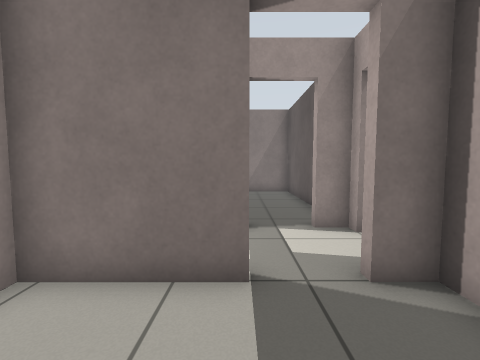
[1] (above)

18 first-person views from a walk through a world built for the Gazebo simulator. The camera is 0.88 m above the floor, tilts 4° down and sees 90° across. The floor is counted in squares, 0.5 m on a side. Each view is taken from the middle of a square. On the plan, view 1 faces up. The plan holds only what a view shows up to about 14 squares ahead; the rest is blank.

[2]
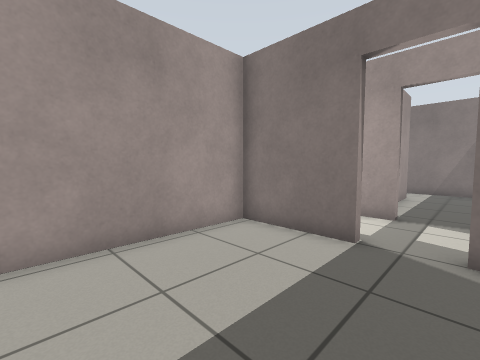

[3]
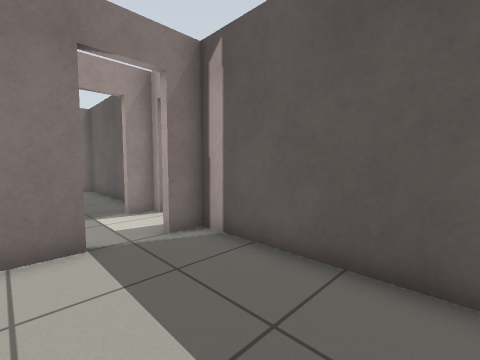

[4]
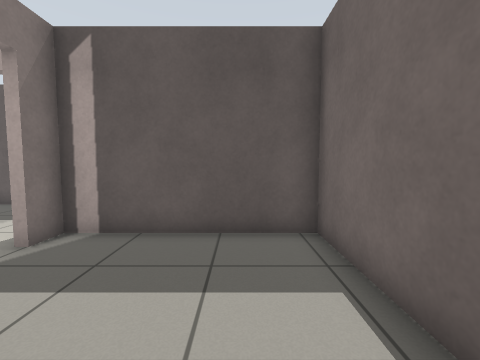

[5]
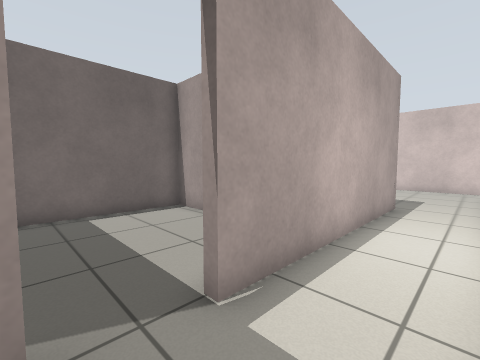

[6]
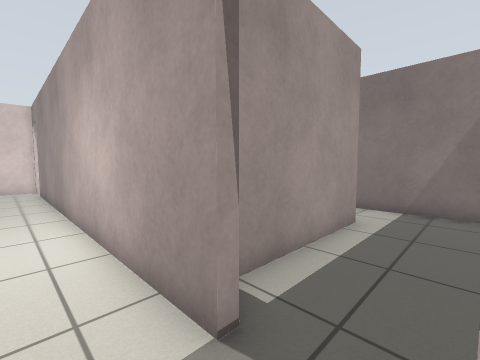

[7]
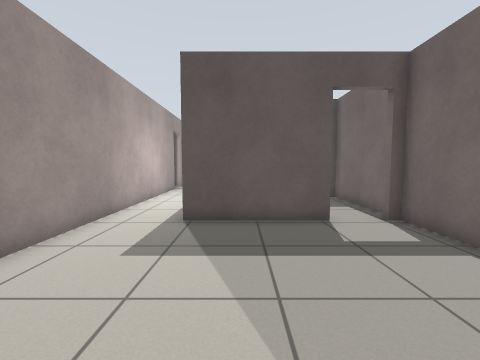

[8]
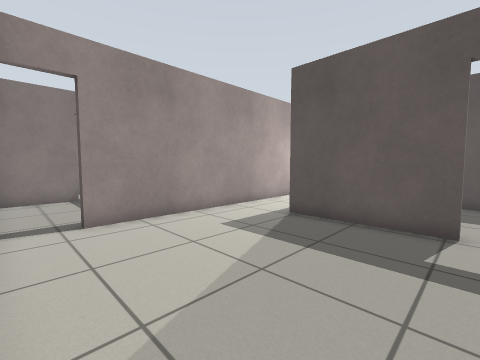

[9]
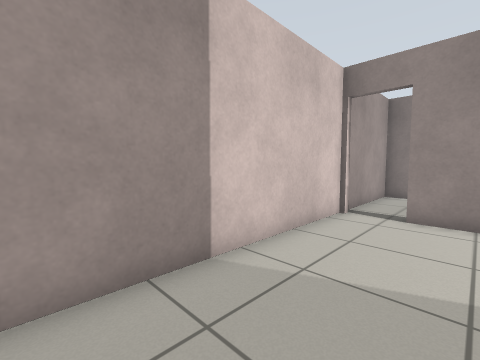

[10]
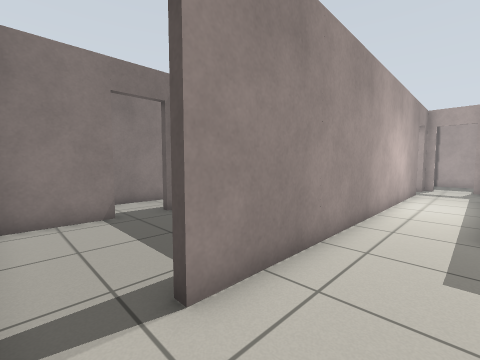

[11]
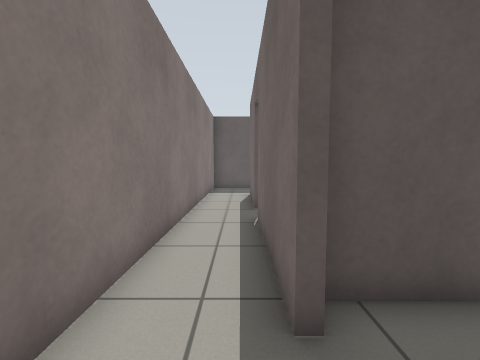

[12]
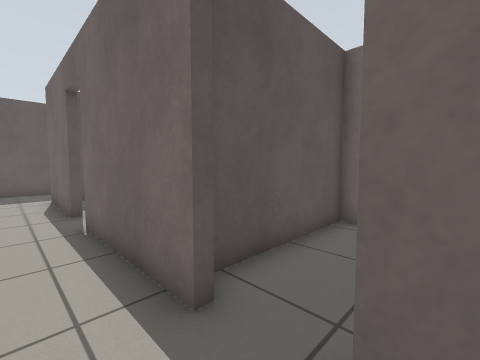

[13]
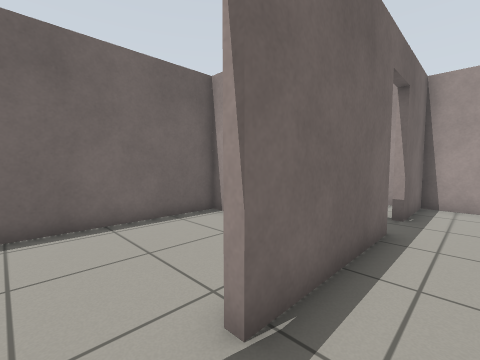

[14]
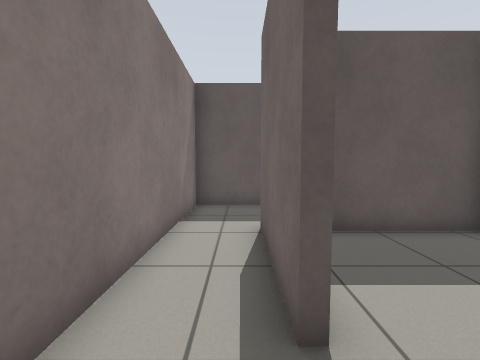

[15]
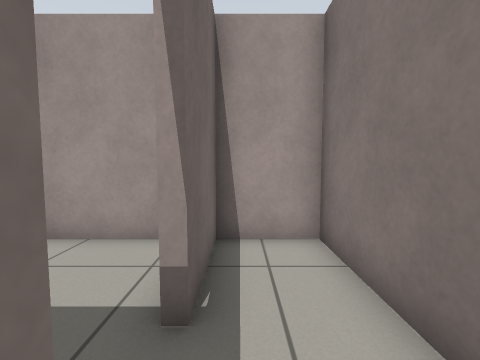

[16]
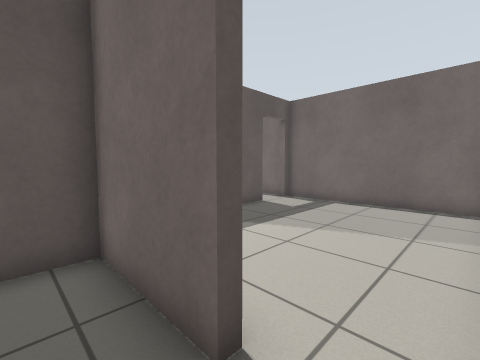

[17]
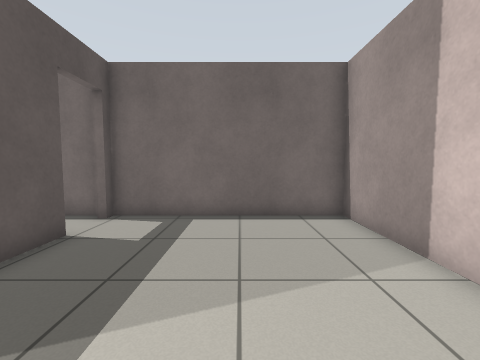

[18]
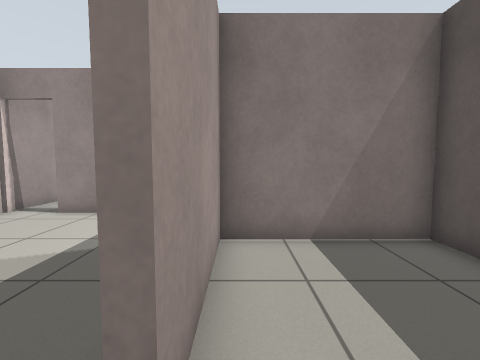

### Floor plan
Ten units are one square. View 1 is at (0, 0); x grows to the right and y downward. Boxes are objects, and circles mark ways between rooms. Rooms are numbered by the first view taken in them; rooms with no view inside come last. Other rooms are left out.
<svg viewBox="-170 -153 205 188">
<path fill="none" stroke="#000" d="M2 -34 -33 -34 -33 30 29 30 29 -34 19 -34M-88 7 -88 -37 2 -37M-165 -65 -165 30 -88 30M2 -64 -145 -64M29 -60 29 -64 20 -64M-49 -124 -6 -124 -6 -75M-118 -124 -65 -124M29 -94 29 -148 -165 -148 -165 -124 -134 -124M-134 -121 -165 -121 -165 -69M-145 -67 -111 -67 -111 -120M-36 -22 -36 -34 -85 -34 -85 7M-36 11 -36 5M-82 30 -35 30M-108 -67 -49 -67M-9 -67 -9 -114"/>
<circle cx="13" cy="-37" r="3" fill="#2a7"/>
<circle cx="13" cy="-67" r="3" fill="#2a7"/>
<circle cx="-155" cy="-65" r="3" fill="#2a7"/>
<circle cx="-90" cy="15" r="3" fill="#2a7"/>
<circle cx="-125" cy="-120" r="3" fill="#2a7"/>
<circle cx="-55" cy="-120" r="3" fill="#2a7"/>
<text x="-10" y="0">1</text>
<text x="-100" y="-30">2</text>
<text x="-50" y="-130">3</text>
<text x="-140" y="-100">4</text>
<text x="-70" y="-10">5</text>
<text x="-60" y="-100">6</text>
</svg>
Room 1 opens to room 2. Room 2 opens to room 3. Room 2 opens to room 4. Room 2 opens to room 5. Room 3 opens to room 4. Room 3 opens to room 6.

Where each view was taken, in squares from view 1:
view 1: 0 up, 0 right, facing up
view 2: 2 down, 2 right, facing up-left
view 3: 2 down, 1 left, facing up-right
view 4: 1 down, 3 left, facing right
view 5: 6 up, 2 right, facing down-left
view 6: 5 up, 2 right, facing up-left
view 7: 2 up, 16 left, facing right
view 8: 1 down, 16 left, facing up-right
view 9: 2 down, 13 left, facing up-left
view 10: 4 up, 16 left, facing up-right
view 11: 13 up, 14 left, facing right
view 12: 14 up, 14 left, facing down-right
view 13: 14 up, 5 left, facing down-left
view 14: 13 up, 7 left, facing right
view 15: 13 up, 11 left, facing left
view 16: 8 up, 16 left, facing down-right
view 17: 5 up, 13 left, facing down
view 18: 2 down, 8 left, facing up
